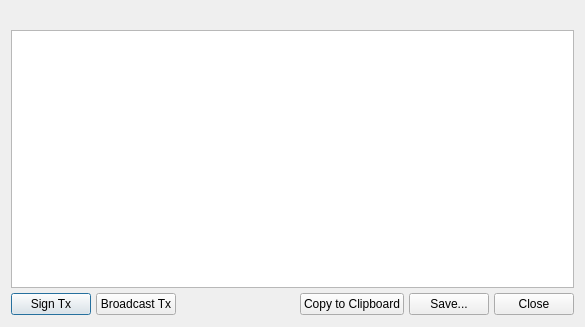
<?xml version="1.0" encoding="UTF-8"?>
<ui version="4.0">
 <class>PSBTOperationsDialog</class>
 <widget class="QDialog" name="PSBTOperationsDialog">
  <property name="geometry">
   <rect>
    <x>0</x>
    <y>0</y>
    <width>585</width>
    <height>327</height>
   </rect>
  </property>
  <property name="windowTitle">
   <string>PSBT Operations</string>
  </property>
  <layout class="QVBoxLayout" name="verticalLayout">
   <property name="spacing">
    <number>12</number>
   </property>
   <property name="sizeConstraint">
    <enum>QLayout::SetDefaultConstraint</enum>
   </property>
   <property name="bottomMargin">
    <number>12</number>
   </property>
   <item>
    <layout class="QVBoxLayout" name="mainDialogLayout">
     <property name="spacing">
      <number>5</number>
     </property>
     <property name="topMargin">
      <number>0</number>
     </property>
     <property name="bottomMargin">
      <number>0</number>
     </property>
     <item>
      <widget class="QLabel" name="statusBar">
       <property name="font">
        <font>
         <weight>75</weight>
         <bold>true</bold>
        </font>
       </property>
       <property name="styleSheet">
        <string notr="true"/>
       </property>
       <property name="text">
        <string/>
       </property>
       <property name="wordWrap">
        <bool>true</bool>
       </property>
      </widget>
     </item>
     <item>
      <widget class="QTextEdit" name="transactionDescription">
       <property name="undoRedoEnabled">
        <bool>false</bool>
       </property>
       <property name="readOnly">
        <bool>true</bool>
       </property>
      </widget>
     </item>
     <item>
      <layout class="QHBoxLayout" name="buttonRowLayout">
       <property name="spacing">
        <number>5</number>
       </property>
       <item>
        <widget class="QPushButton" name="signTransactionButton">
         <property name="sizePolicy">
          <sizepolicy hsizetype="Minimum" vsizetype="Fixed">
           <horstretch>0</horstretch>
           <verstretch>0</verstretch>
          </sizepolicy>
         </property>
         <property name="text">
          <string>Sign Tx</string>
         </property>
        </widget>
       </item>
       <item>
        <widget class="QPushButton" name="broadcastTransactionButton">
         <property name="text">
          <string>Broadcast Tx</string>
         </property>
        </widget>
       </item>
       <item>
        <spacer name="horizontalSpacer">
         <property name="orientation">
          <enum>Qt::Horizontal</enum>
         </property>
         <property name="sizeHint" stdset="0">
          <size>
           <width>40</width>
           <height>20</height>
          </size>
         </property>
        </spacer>
       </item>
       <item>
        <widget class="QPushButton" name="copyToClipboardButton">
         <property name="text">
          <string>Copy to Clipboard</string>
         </property>
        </widget>
       </item>
       <item>
        <widget class="QPushButton" name="saveButton">
         <property name="text">
          <string>Save...</string>
         </property>
        </widget>
       </item>
       <item>
        <widget class="QPushButton" name="closeButton">
         <property name="text">
          <string>Close</string>
         </property>
        </widget>
       </item>
      </layout>
     </item>
    </layout>
   </item>
  </layout>
 </widget>
 <resources/>
 <connections/>
</ui>
